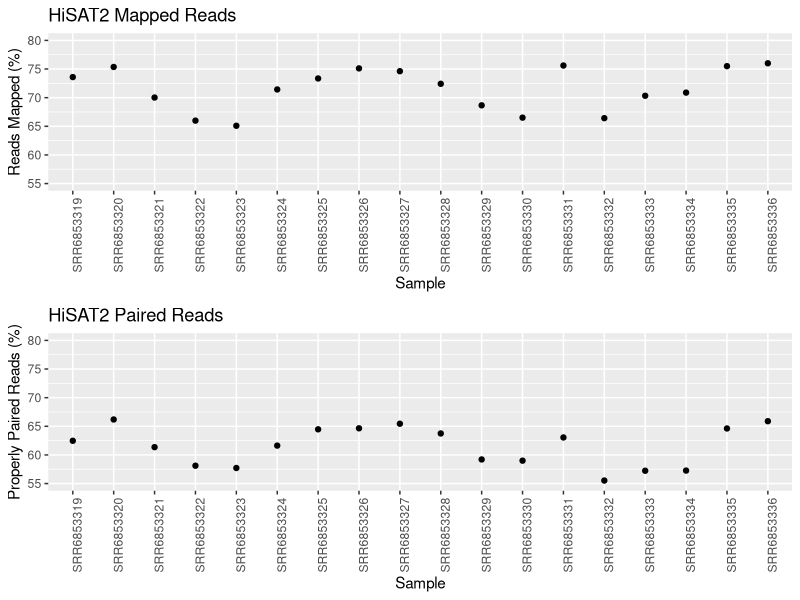

Source code (R):
Flagstat_df = data.frame("Sample" = c("SRR6853319","SRR6853320","SRR6853321","SRR6853322","SRR6853323",
                                      "SRR6853324","SRR6853325","SRR6853326","SRR6853327","SRR6853328","SRR6853329","SRR6853330",
                                      "SRR6853331","SRR6853332","SRR6853333","SRR6853334","SRR6853335","SRR6853336"),
                         "Percent_mapped" = c(73.59, 75.36, 70.02, 65.99, 65.09, 71.43, 73.35, 75.11, 74.62, 72.42, 68.66, 66.51, 75.61,
                                              66.42, 70.33, 70.88, 75.50, 76.00),
                         "Percent_properly_paired" = c(62.47, 66.19, 61.36, 58.12, 57.72, 61.63, 64.47, 64.65, 65.45, 63.75,
                                                       59.21, 59.00, 63.05, 55.53, 57.24, 57.27, 64.62, 65.89))

library(lattice)
install.packages("ggplot2")
library(ggplot2)
install.packages("gridExtra")
library(gridExtra)

Mapped_reads_plot = ggplot(Flagstat_df, aes(y=Percent_mapped,x=Sample)) + 
  theme(axis.text.x = element_text(angle = 90)) +
  geom_point() +
  ylim(55,80) +
  ylab("Reads Mapped (%)") + 
  ggtitle("HiSAT2 Mapped Reads")

Paired_reads_plot = ggplot(Flagstat_df, aes(y=Percent_properly_paired,x=Sample)) + 
  theme(axis.text.x = element_text(angle = 90)) +
  geom_point() +
  ylim(55,80) +
  ylab("Properly Paired Reads (%)") + 
  ggtitle("HiSAT2 Paired Reads")

grid.arrange(Mapped_reads_plot, Paired_reads_plot)
